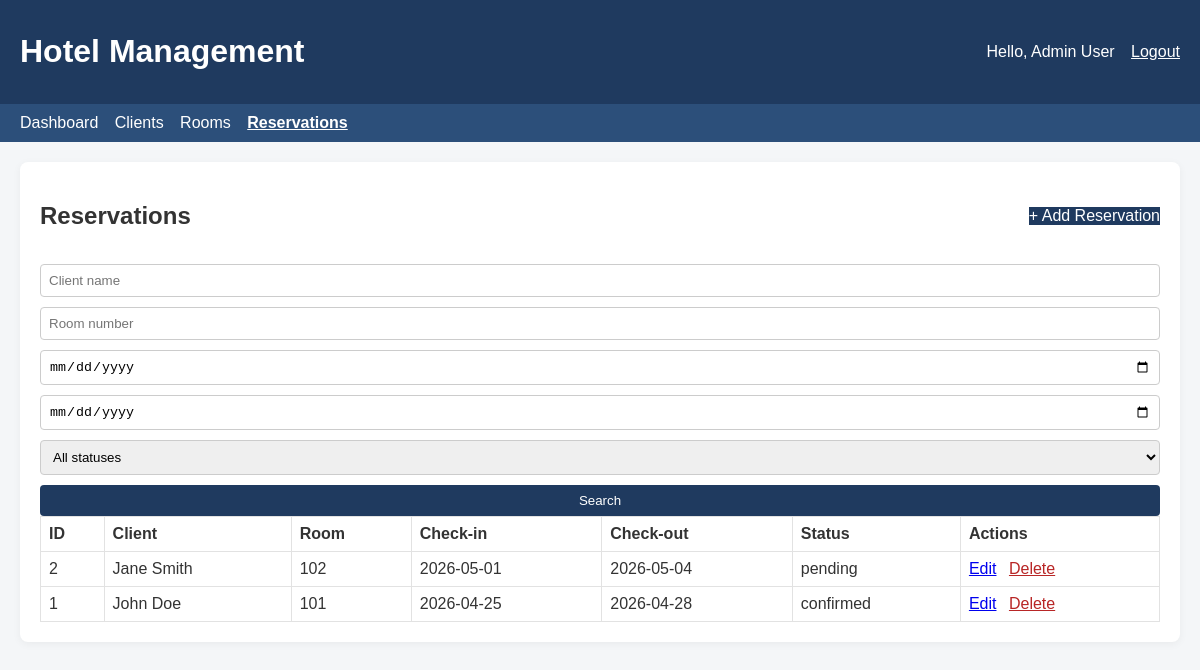
The app's page /index.php?controller=reservation&action=index (signed in) with its own data.
### tables this page shows
CREATE TABLE IF NOT EXISTS reservations (
    id INT UNSIGNED AUTO_INCREMENT PRIMARY KEY,
    client_id INT UNSIGNED NOT NULL,
    room_id INT UNSIGNED NOT NULL,
    check_in DATE NOT NULL,
    check_out DATE NOT NULL,
    status ENUM('pending', 'confirmed', 'cancelled', 'completed') NOT NULL DEFAULT 'pending',
    created_at TIMESTAMP DEFAULT CURRENT_TIMESTAMP,
    CONSTRAINT fk_reservation_client FOREIGN KEY (client_id) REFERENCES clients(id) ON DELETE CASCADE,
    CONSTRAINT fk_reservation_room FOREIGN KEY (room_id) REFERENCES rooms(id) ON DELETE RESTRICT
);

CREATE TABLE IF NOT EXISTS rooms (
    id INT UNSIGNED AUTO_INCREMENT PRIMARY KEY,
    room_number VARCHAR(20) NOT NULL UNIQUE,
    type VARCHAR(100) NOT NULL,
    price DECIMAL(10,2) NOT NULL,
    status ENUM('available', 'occupied', 'maintenance') NOT NULL DEFAULT 'available',
    image VARCHAR(255) NULL,
    created_at TIMESTAMP DEFAULT CURRENT_TIMESTAMP
);

### app/controllers/ReservationController.php (called while the page is built, shortened)
<?php
require_once __DIR__ . '/../models/managers/ReservationManager.php';
class ReservationController
{
    private ReservationManager $reservationManager;
    public function __construct()
    {
        $this->reservationManager = new ReservationManager();
    }
    public function index(): void
    {
        $filters = [
            'client_name' => trim($_GET['client_name'] ?? ''),
            'room_number' => trim($_GET['room_number'] ?? ''),
            'check_in' => trim($_GET['check_in'] ?? ''),
            'check_out' => trim($_GET['check_out'] ?? ''),
            'status' => trim($_GET['status'] ?? ''),
        ];
        $hasFilters = implode('', $filters) !== '';
        $reservations = $hasFilters
            ? $this->reservationManager->search($filters)
            : $this->reservationManager->getAllWithRelations();
        require __DIR__ . '/../views/reservations/index.php';
    }
}

### public/index.php (called while the page is built, shortened)
<?php
$action = $_GET['action'] ?? 'login';
$controller = new $route['class']();
$controller->{$action}();

### config/config.php (called while the page is built, shortened)
<?php
return [
    'db' => [
        'host' => '127.0.0.1',
        'port' => '3306',
        'dbname' => 'hotel_management',
        'username' => 'root',
        'password' => '',
        'charset' => 'utf8mb4',
    ],
    'app' => [
        'base_url' => '/index.php',
        'upload_dir' => __DIR__ . '/../uploads/rooms/',
        'max_upload_size' => 2 * 1024 * 1024,
    ],
];

### app/models/Database.php (called while the page is built, shortened)
<?php
class Database
{
    private static ?Database $instance = null;
    private PDO $connection;
    private function __construct()
    {
        $config = require __DIR__ . '/../../config/config.php';
        $db = $config['db'];
        $dsn = sprintf(
            'mysql:host=%s;port=%s;dbname=%s;charset=%s',
            $db['host'],
            $db['port'],
            $db['dbname'],
            $db['charset']
        );
        $this->connection = new PDO($dsn, $db['username'], $db['password'], [
            PDO::ATTR_ERRMODE => PDO::ERRMODE_EXCEPTION,
            PDO::ATTR_DEFAULT_FETCH_MODE => PDO::FETCH_ASSOC,
        ]);
    }
    public static function getInstance(): Database
    {
        if (self::$instance === null) {
            self::$instance = new Database();
        }
        return self::$instance;
    }
    public function getConnection(): PDO
    {
        return $this->connection;
    }
}

### app/models/managers/ReservationManager.php (called while the page is built, shortened)
<?php
require_once __DIR__ . '/../Database.php';
class ReservationManager
{
    private PDO $pdo;
    public function __construct()
    {
        $this->pdo = Database::getInstance()->getConnection();
    }
    public function getAllWithRelations(): array
    {
        $sql = 'SELECT
                    r.id,
                    r.client_id,
                    r.room_id,
                    r.check_in,
                    r.check_out,
                    r.status,
                    CONCAT(c.first_name, " ", c.last_name) AS client_full_name,
                    rm.room_number
                FROM reservations r
                INNER JOIN clients c ON c.id = r.client_id
                INNER JOIN rooms rm ON rm.id = r.room_id
                ORDER BY r.id DESC';
        return $this->pdo->query($sql)->fetchAll();
    }
}

### app/views/reservations/index.php (the view, shortened to what this page needs)
<?php require __DIR__ . '/../layouts/header.php'; ?>
<div class="card">
    <div class="page-head">
        <h2>Reservations</h2>
        <a class="btn" href="index.php?controller=reservation&action=create">+ Add Reservation</a>
    </div>
    <form method="get" class="search-grid">
        <input type="text" name="client_name" placeholder="Client name" value="<?= htmlspecialchars($filters['client_name'] ?? '') ?>">
        <input type="text" name="room_number" placeholder="Room number" value="<?= htmlspecialchars($filters['room_number'] ?? '') ?>">
        <input type="date" name="check_in" value="<?= htmlspecialchars($filters['check_in'] ?? '') ?>">
        <input type="date" name="check_out" value="<?= htmlspecialchars($filters['check_out'] ?? '') ?>">
        <select name="status">
            <option value="">All statuses</option>
        </select>
        <button type="submit">Search</button>
    </form>
    <table>
        <thead>
        <tr>
            <th>ID</th>
            <th>Client</th>
            <th>Room</th>
            <th>Check-in</th>
            <th>Check-out</th>
            <th>Status</th>
            <th>Actions</th>
        </tr>
        </thead>
        <tbody>
        <?php foreach ($reservations as $reservation): ?>
            <tr>
                <td><?= (int) $reservation['id'] ?></td>
                <td><?= htmlspecialchars($reservation['client_full_name']) ?></td>
                <td><?= htmlspecialchars($reservation['room_number']) ?></td>
                <td><?= htmlspecialchars($reservation['check_in']) ?></td>
                <td><?= htmlspecialchars($reservation['check_out']) ?></td>
                <td><?= htmlspecialchars($reservation['status']) ?></td>
                <td>
                    <a href="index.php?controller=reservation&action=edit&id=<?= (int) $reservation['id'] ?>">Edit</a>
                    <a class="danger" onclick="return confirm('Delete this reservation?')" href="index.php?controller=reservation&action=delete&id=<?= (int) $reservation['id'] ?>">Delete</a>
                </td>
            </tr>
        <?php endforeach; ?>
        </tbody>
    </table>
</div>
<?php require __DIR__ . '/../layouts/footer.php'; ?>

### app/views/layouts/header.php (shortened to what this page needs)
<?php
$controller = strtolower($_GET['controller'] ?? 'dashboard');
?>
<!DOCTYPE html>
<html lang="en">
<head>
    <link rel="stylesheet" href="assets/css/style.css">
</head>
<body>
<header class="topbar">
    <h1>Hotel Management</h1>
    <?php if (!empty($_SESSION['user'])): ?>
        <div class="user-box">
            <span>Hello, <?= htmlspecialchars($_SESSION['user']['fullname']) ?></span>
            <a href="index.php?controller=auth&action=logout">Logout</a>
        </div>
    <?php endif; ?>
</header>
<?php if (!empty($_SESSION['user'])): ?>
<nav class="navbar">
    <a class="<?= $controller === 'dashboard' ? 'active' : '' ?>" href="index.php?controller=dashboard&action=index">Dashboard</a>
    <a class="<?= $controller === 'client' ? 'active' : '' ?>" href="index.php?controller=client&action=index">Clients</a>
    <a class="<?= $controller === 'room' ? 'active' : '' ?>" href="index.php?controller=room&action=index">Rooms</a>
    <a class="<?= $controller === 'reservation' ? 'active' : '' ?>" href="index.php?controller=reservation&action=index">Reservations</a>
</nav>
<?php endif; ?>
<main class="container">

### app/views/layouts/footer.php (shortened to what this page needs)
</main>
</body>
</html>

### public/assets/css/style.css (style rules this page uses)
body { margin: 0; font-family: Arial, sans-serif; background: #f4f6f8; color: #333; }
.topbar { background: #1f3a5f; color: #fff; padding: 12px 20px; display: flex; justify-content: space-between; align-items: center; }
.user-box a { color: #fff; margin-left: 12px; }
.navbar { background: #2c4f7a; padding: 10px 20px; }
.navbar a { color: #fff; margin-right: 12px; text-decoration: none; }
.navbar .active { font-weight: bold; text-decoration: underline; }
.container { padding: 20px; }
.card { background: #fff; border-radius: 8px; padding: 20px; box-shadow: 0 2px 8px rgba(0,0,0,.05); }
.form-grid, .search-grid { display: grid; gap: 10px; margin-top: 10px; }
input, select, button { padding: 8px; border: 1px solid #ccc; border-radius: 4px; }
button, .btn { background: #1f3a5f; color: #fff; border: none; cursor: pointer; text-decoration: none; display: inline-block; }
.page-head { display: flex; justify-content: space-between; align-items: center; margin-bottom: 14px; }
table { width: 100%; border-collapse: collapse; }
th, td { border: 1px solid #e2e2e2; padding: 8px; text-align: left; }
.danger { color: #b82626; margin-left: 8px; }

### records on screen
reservations: id "2", client_full_name "Jane Smith", room.room_number "102", check_in "2026-05-01", check_out "2026-05-04", status "pending"
reservations: id "1", client_full_name "John Doe", room.room_number "101", check_in "2026-04-25", check_out "2026-04-28", status "confirmed"

### other values on screen
$_SESSION['user']['fullname'] "Admin User"
